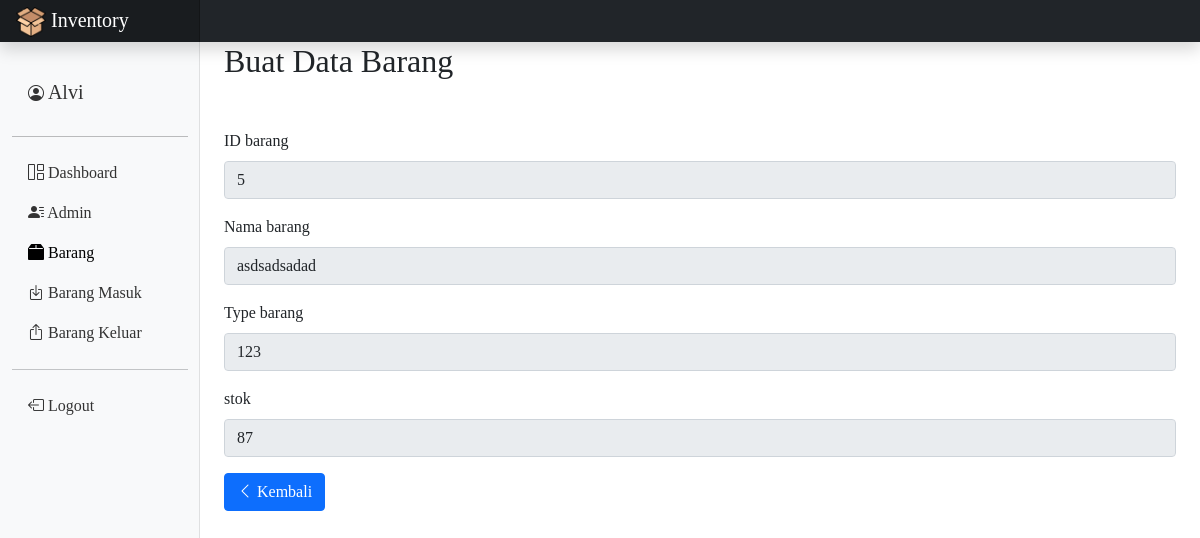
/inventory/barang/lihat.php?id_barang=5 (signed in), run on the app's committed database.
### tables this page shows
CREATE TABLE `barang` (
  `id_barang` int(30) NOT NULL,
  `nama_barang` varchar(255) NOT NULL,
  `type_barang` varchar(255) NOT NULL,
  `stok` int(255) NOT NULL
);

### inventory/barang/session.php (called while the page is built, shortened)
<?php
require "../koneksi.php";
$username = $_SESSION['username'];
$querySession = mysqli_query($koneksi, "SELECT * FROM admin where username='$username'");
$rowSession = mysqli_fetch_array($querySession);
?>

### inventory/barang/lihat.php (the view, shortened to what this page needs)
<?php
include "../koneksi.php";
$id_barang=$_GET['id_barang'];
$query=mysqli_query ($koneksi," SELECT * FROM barang WHERE id_barang='$id_barang'");
$r=mysqli_fetch_array($query);
?>
<?php include "sidebar.php" ?>
<h2>Buat Data Barang</h2>
    <div class="col">
        <div class="row mt-5">
        <form class="form-input" method="POST">
    <div class="mb-3">
        <label for="id_barang" class="form-label">ID barang</label>
        <input type="text" name="id_barang" value="<?php echo $r['id_barang']?>" class="form-control" readonly>
    </div>
    <div class="mb-3">
        <label for="nama_barang" class="form-label">Nama barang</label>
        <input type="text" name="nama_barang" value="<?php echo $r['nama_barang']?>" class="form-control" readonly>
    </div>
    <div class="mb-3">
        <label for="type_barang" class="form-label">Type barang</label>
        <input type="text" name="type_barang" value="<?php echo $r['type_barang']?>" class="form-control" readonly>
    </div>
    <div class="mb-3">
        <label for="stok" class="form-label">stok</label>
        <input type="text" name="stok" value="<?php echo $r['stok']?>" class="form-control" readonly>
    </div>
    <a href="index.php" button type="button" class="btn btn-primary"><i class="bi bi-chevron-left"></i> Kembali</a>
    </div>
    </main>
  </div>
</div>
  </body>
</html>

### inventory/barang/sidebar.php (shortened to what this page needs)
<?php
include "../koneksi.php";
require "session.php";
?>
<!doctype html>
<html lang="en">
  <head>
    <link rel="stylesheet" href="../css/styles/style.css">
    <link href="https://cdn.jsdelivr.net/npm/bootstrap@5.1.3/dist/css/bootstrap.min.css" rel="stylesheet">
    <link rel="stylesheet" href="https://cdn.jsdelivr.net/npm/bootstrap-icons@1.8.1/font/bootstrap-icons.css">
  </head>
  <body>
  <header class="navbar navbar-dark sticky-top bg-dark flex-md-nowrap p-0 shadow">
    <a class="navbar-brand col-md-3 col-lg-2 me-0 px-3" href="#"><img src="../css/img/logo.png" style="height: 30px; width: 30px;"> Inventory</a>
  </header>
  <div class="container-fluid">
    <div class="row">
      <nav id="sidebarMenu" class="col-md-3 col-lg-2 d-md-block bg-light sidebar collapse">
      <div class="position-sticky pt-3">
          <ul class="nav flex-column mt-2">
          <li class="nav-item">
          <a class="nav-link" href="../admin/profile.php" >
                <h5><i class="bi bi-person-circle"></i> <?php echo $rowSession['nama_admin'] ?></h5>
              </a>
            </li>
          </ul>
          <hr style="color: black;">
          <ul class="nav flex-column">
            <li class="nav-item">
              <a class="nav-link" aria-current="page" href="../home.php">
                <i class="bi bi-grid-1x2"></i> Dashboard
              </a>
            </li>
            <li class="nav-item">
              <a class="nav-link" href="../admin/index.php">
                <i class="bi bi-person-lines-fill"></i> Admin
              </a>
            </li>
            <li class="nav-item">
              <a class="nav-link active" href="index.php">
              <i class="bi bi-box2-fill"></i> Barang
              </a>
            </li>
            <li class="nav-item">
              <a class="nav-link" href="../barang_masuk/index.php">
              <i class="bi bi-box-arrow-in-down"></i> Barang Masuk
              </a>
            </li>
            <li class="nav-item">
              <a class="nav-link" href="../barang_keluar/index.php">
              <i class="bi bi-box-arrow-up"></i> Barang Keluar
              </a>
            </li>
            <hr>
            <li class="nav-item">
              <a class="nav-link" href="../logout.php">
              <i class="bi bi-box-arrow-left"></i> Logout
              </a>
            </li>
          </ul>
        </div>
      </nav>
      <main class="col-md-9 ms-sm-auto col-lg-10 px-md-4">

### inventory/css/styles/style.css (style rules this page uses)
* { font-family: Garamound; font-size: medium; }
body { font-size: 0.875rem; }
.sidebar { position: fixed; top: 0; bottom: 0; left: 0; z-index: 100; padding: 48px 0 0; box-shadow: inset -1px 0 0 rgba(0, 0, 0, 0.1); }
.nav-item a { position: relative; font-weight: 500; color: #333; }
.nav-item a:after { content: ""; position: absolute; bottom: 0; left: 0; width: 0%; border-bottom: 1px solid black; transition: 0.4s; }
.sidebar .nav-link.active { color: black; }
.navbar-brand { padding-top: 0.75rem; padding-bottom: 0.75rem; font-size: 1rem; background-color: rgba(0, 0, 0, 0.25); box-shadow: inset -1px 0 0 rgba(0, 0, 0, 0.25); }

### data on the page
barang: id_barang "5", nama_barang "asdsadsadad", type_barang "123", stok "87"

### other printed values
$rowSession['nama_admin'] "Alvi"
